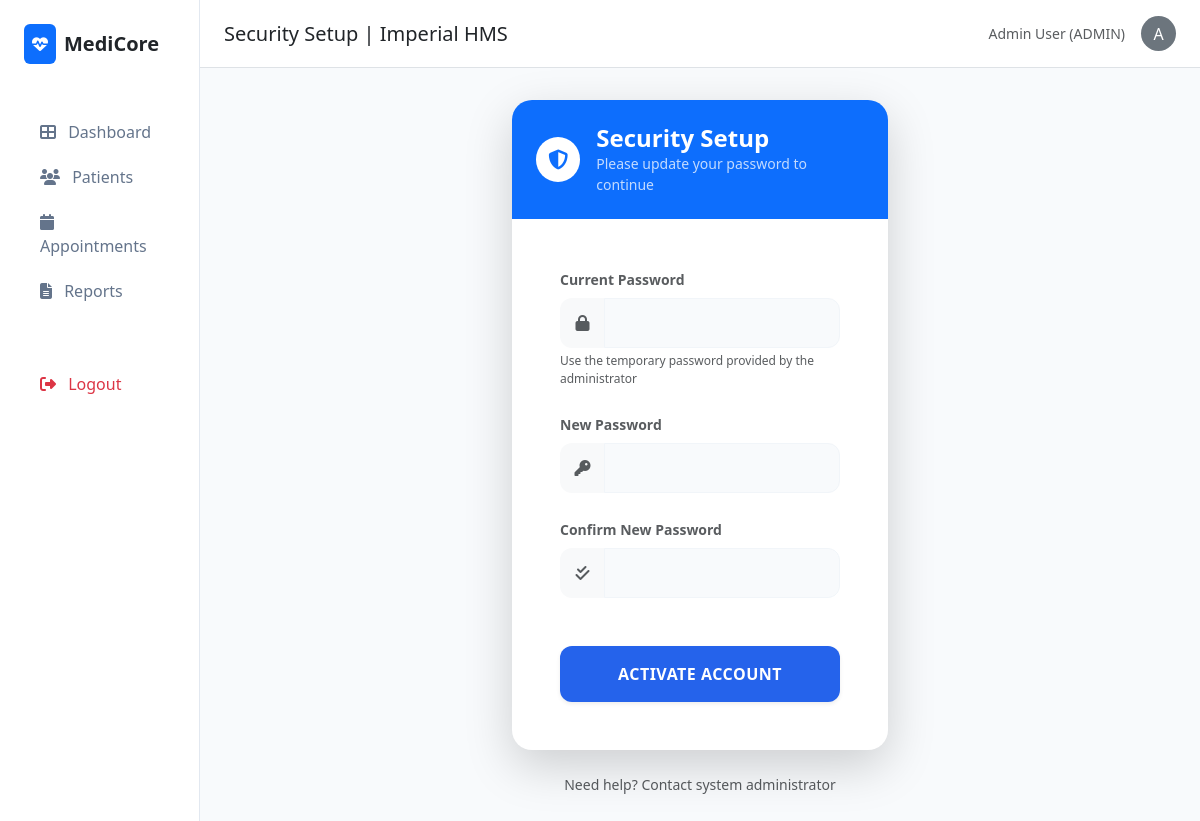
The app's page /profile/security/ (signed in) with its own data.
### mainapp/models.py (models this page shows)
class User(AbstractUser):
    ROLE_CHOICES = [
        ('ADMIN', 'Administrator'),
        ('DOCTOR', 'Doctor'),
        ('STAFF', 'Staff'),
        ('PATIENT', 'Patient'),
    ]
    name = models.CharField(max_length=100)
    email = models.EmailField(unique=True)
    role = models.CharField(max_length=10, choices=ROLE_CHOICES, default='PATIENT')
    avatar = models.ImageField(upload_to='avatars/', blank=True, null=True)
    phone = models.CharField(max_length=15, blank=True)
    is_active_user = models.BooleanField(default=True)
    email_verified = models.BooleanField(default=False)
    first_login = models.BooleanField(default=True)
    def get_full_name(self):
        return self.name or self.username

### mainapp/views.py (the view, shortened to what this page needs)
# urls.py: path('profile/security/', views.profile_security, name='profile_security'),
@login_required
def profile_security(request):
    password_form = ChangePasswordForm()
    if request.user.role == 'DOCTOR':
        base_template = 'base_doctor.html'
    elif request.user.role == 'STAFF':
        base_template = 'base_staff.html'
    elif request.user.role == 'PATIENT':
        base_template = 'base_patient.html'
    else:
        base_template = 'base.html'
    return render(request, 'profile_security.html', {
        'password_form': password_form,
        'base_template': base_template
    })

### mainapp/forms.py
class ChangePasswordForm(forms.Form):
    old_password = forms.CharField(widget=forms.PasswordInput(attrs={'class': 'form-control'}), required=True)
    new_password1 = forms.CharField(widget=forms.PasswordInput(attrs={'class': 'form-control'}), required=True)
    new_password2 = forms.CharField(widget=forms.PasswordInput(attrs={'class': 'form-control'}), required=True)

### mainapp/context_processors.py (called while the page is built)
def notifications_context(request):
    if request.user.is_authenticated:
        unread_count = Notification.objects.filter(user=request.user, is_read=False).count()
        return {'unread_notifications_count': unread_count}
    return {'unread_notifications_count': 0}

### templates/profile_security.html (shortened to what this page needs)
{% extends base_template|default:'base.html' %}
{% block title %}Security Setup | Imperial HMS{% endblock %}
{% block content %}
<div class="row justify-content-center align-items-center" style="min-height: 80vh;">
    <div class="col-md-5">
        <div class="card border-0 shadow-lg" style="border-radius: 20px; overflow: hidden;">
            <div class="card-header bg-primary text-white p-4 border-0">
                <div class="d-flex align-items-center gap-3">
                    <div class="bg-white text-primary rounded-circle d-flex align-items-center justify-content-center"
                        style="width: 45px; height: 45px;">
                        <i class="fas fa-shield-alt fa-lg"></i>
                    </div>
                    <div>
                        <h4 class="mb-0 fw-bold">Security Setup</h4>
                        <p class="mb-0 small opacity-75">Please update your password to continue</p>
                    </div>
                </div>
            </div>
            <div class="card-body p-4 p-lg-5">
                <form method="POST">
                    <div class="mb-4">
                        <label class="form-label fw-bold text-muted small">Current Password</label>
                        <div class="input-group">
                            <span class="input-group-text bg-light border-0"><i
                                    class="fas fa-lock text-muted"></i></span>
                            <input type="password" name="old_password" class="form-control" required
                                style="background: #f8fafc; border: 1px solid #f1f5f9; padding:12px;">
                        </div>
                        <div class="form-text extra-small text-muted">Use the temporary password provided by the
                            administrator</div>
                    </div>
                    <div class="mb-4">
                        <label class="form-label fw-bold text-muted small">New Password</label>
                        <div class="input-group">
                            <span class="input-group-text bg-light border-0"><i
                                    class="fas fa-key text-muted"></i></span>
                            <input type="password" name="new_password1" class="form-control" required
                                style="background: #f8fafc; border: 1px solid #f1f5f9; padding:12px;">
                        </div>
                    </div>
                    <div class="mb-5">
                        <label class="form-label fw-bold text-muted small">Confirm New Password</label>
                        <div class="input-group">
                            <span class="input-group-text bg-light border-0"><i
                                    class="fas fa-check-double text-muted"></i></span>
                            <input type="password" name="new_password2" class="form-control" required
                                style="background: #f8fafc; border: 1px solid #f1f5f9; padding:12px;">
                        </div>
                    </div>
                    <div class="d-grid">
                        <button type="submit" class="btn btn-primary py-3 fw-bold shadow-sm"
                            style="border-radius: 12px; letter-spacing: 0.5px;">
                            ACTIVATE ACCOUNT
                        </button>
                    </div>
                </form>
            </div>
        </div>
        <div class="text-center mt-4">
            <p class="text-muted small">Need help? Contact system administrator</p>
        </div>
    </div>
</div>
{% endblock %}

### templates/base.html (shortened to what this page needs)
<!DOCTYPE html>
<html lang="en">
<head>
    <link href="https://cdn.jsdelivr.net/npm/bootstrap@5.3.0/dist/css/bootstrap.min.css" rel="stylesheet">
    <link rel="stylesheet" href="https://cdnjs.cloudflare.com/ajax/libs/font-awesome/6.4.0/css/all.min.css">
</head>
<body>
    <div class="container-fluid">
        <div class="row">
            {% if user.is_authenticated %}
            <div class="col-md-2 sidebar p-4 d-none d-md-block">
                <div class="d-flex align-items-center gap-2 mb-5">
                    <div class="bg-primary text-white p-2 rounded"><i class="fas fa-heartbeat"></i></div>
                    <h5 class="mb-0 fw-bold">MediCore</h5>
                </div>
                <nav class="nav flex-column">
                    <a class="nav-link" href="{% url 'dashboard' %}"><i class="fas fa-th-large me-2"></i> Dashboard</a>
                    {% if user.role == 'ADMIN' or user.role == 'DOCTOR' or user.role == 'STAFF' %}
                    <a class="nav-link" href="{% url 'patient_list' %}"><i class="fas fa-users me-2"></i> Patients</a>
                    {% endif %}
                    <a class="nav-link" href="{% url 'appointment_list' %}"><i class="fas fa-calendar me-2"></i> Appointments</a>
                    {% if user.role == 'ADMIN' %}
                    <a class="nav-link" href="{% url 'reports' %}"><i class="fas fa-file-alt me-2"></i> Reports</a>
                    {% endif %}
                    <a class="nav-link text-danger mt-5" href="{% url 'logout' %}"><i class="fas fa-sign-out-alt me-2"></i> Logout</a>
                </nav>
            </div>
            {% endif %}
            <div class="col-md-{% if user.is_authenticated %}10{% else %}12{% endif %} p-0">
                {% if user.is_authenticated %}
                <header class="bg-white border-bottom px-4 py-3 d-flex justify-content-between align-items-center">
                    <h5 class="m-0">{% block title %}Dashboard{% endblock %}</h5>
                    <div class="d-flex align-items-center gap-3">
                        <span class="text-muted small">{{ user.get_full_name }} ({{ user.role }})</span>
                        <div class="bg-secondary text-white rounded-circle d-flex align-items-center justify-content-center" style="width: 35px; height: 35px;">
                            {{ user.username.0|upper }}
                        </div>
                    </div>
                </header>
                {% endif %}
                <main class="main-content">
                    {% block content %}{% endblock %}
                </main>
            </div>
        </div>
    </div>
</body>
</html>

### templates/base.html (style rules this page uses)
body { background-color: #f8fafc; font-family: 'Segoe UI', sans-serif; }
.sidebar { background: #fff; min-height: 100vh; border-right: 1px solid #e2e8f0; }
.nav-link { color: #64748b; margin-bottom: 5px; border-radius: 8px; font-weight: 500; }
.main-content { padding: 2rem; }

### templates/profile_security.html (style rules this page uses)
.input-group-text { border-radius: 12px 0 0 12px; width: 45px; display: flex; justify-content: center; }
.form-control { border-radius: 0 12px 12px 0 !important; border: 1px solid #f1f5f9; }
.extra-small { font-size: 0.75rem; }
.btn-primary { background: #2563eb; border: none; transition: 0.3s; }

### records on screen
User: get_full_name "Admin User", role "ADMIN", username.0 "A"
